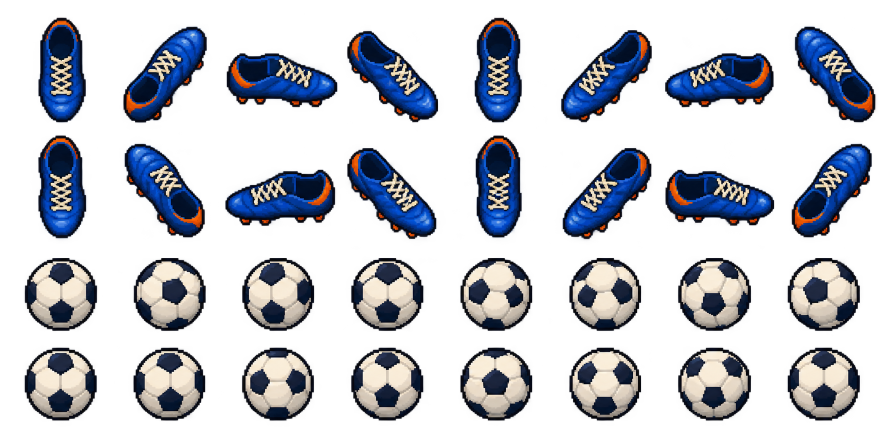
#> input picture docs/art/ball-mastery-v1/source/boots_and_ball_DRAFT.png, 1774 x 887 px, given in place of boy-match.png, which was not available (shown at 1/2 size)
$ python build-sprites.py
#> lines starting #> are read from the running program, lines starting #| are printed output that depends on the picture; after the words box and inside, x2 and y2 are one past the last pixel; in counts of white or black regions, pixels touching at a corner belong together; pictures that were not available may be replaced by others from this repository, and a replacement may not be noted
#> in build, rgba is the input picture: shape (887, 1774, 4); mean R, G, B, A 30.3, 33.6, 42.3, 85.6
#!/usr/bin/env python3
"""Sprites v2: cut the supplied sheets into poses, normalise them onto one foot anchor and pack runtime atlases.

Source sheets in docs/art/sprites-v2/source/ are never modified. Poses are found as separate connected
alpha regions (not an equal grid), grouped into rows by vertical position and named from the sheet layout
below. Output: src/assets/art/sprites-v2/<set>.webp + <set>.json (Phaser JSON-hash atlas with anchors).
Run: python3 scripts/art/build-sprites.py   (needs Pillow, numpy, scipy)
"""
import hashlib, json, pathlib, sys
import numpy as np
from PIL import Image
from scipy import ndimage

ROOT = pathlib.Path(__file__).resolve().parents[2]
SRC = ROOT / 'docs/art/sprites-v2/source'
OUT = ROOT / 'src/assets/art/sprites-v2'
CELL_W, CELL_H, ANCHOR_X, ANCHOR_Y, BODY_H = 160, 128, 80, 120, 100

# Row-by-row pose names for each sheet layout (left to right). None = present in the sheet but not used.
PROTAGONIST = [
    ['idle-n', 'idle-ne', 'idle-e', 'idle-se', 'idle-s', 'idle-sw', 'idle-w', 'idle-nw'],
    [f'run-{i}' for i in range(8)],
    [f'kick-{i}' for i in range(8)],
    ['jockey-0', 'jockey-1', 'dribble-0', 'dribble-1', 'slide-0', 'slide-1', 'block-0', 'block-1'],
    [f'juggle-{i}' for i in range(8)],
]
GOALKEEPER = [
    ['ready-s', 'ready-n', 'ready-0', 'ready-1', 'shuffle-0', 'shuffle-1'],
    [f'dive-l-{i}' for i in range(6)],
    [f'dive-r-{i}' for i in range(6)],
    ['catch-ready', 'catch-chest-ball', 'catch-high', 'catch-high-ball', 'catch-low', 'catch-low-ball'],
    ['throw-0', 'throw-1', 'throw-2', 'throw-3', 'kick-0', 'kick-1'],
]
CLUB = [
    [f'run-{i}' for i in range(6)],
    [f'kick-{i}' for i in range(6)],
    ['idle-s', 'idle-n', 'idle-e', 'idle-e2', 'slide-0', 'block-0'],
    ['gk-ready', 'gk-dive-l', 'gk-dive-r', 'gk-catch-ball', 'alt-a', 'alt-b'],
]
CLUB_TRAINING = [
    [f'run-{i}' for i in range(6)],
    [f'juggle-{i}' for i in range(6)],
    ['ready-0', 'kick-0', 'kick-1', 'run-alt', 'slide-0', 'block-0'],
    [f'mate-{i}' for i in range(6)],
]
COACH = [['idle', 'back', 'walk'], ['point', 'explain', 'clipboard'], ['shout', 'clap', 'hips']]
# Facing-right poses that also get a pre-mirrored "-w" copy for westward play.
MIRROR_PREFIX = ('run-', 'kick-', 'dribble-', 'slide-', 'jockey-', 'block-', 'idle-e', 'throw-', 'shuffle-', 'ready-0', 'ready-1', 'walk', 'point')
# Sheet -> (layout, pose whose height defines the standing body, set id)
SHEETS = {
    'boy-match': PROTAGONIST, 'girl-match': PROTAGONIST, 'boy-training': PROTAGONIST, 'girl-training': PROTAGONIST,
    'boy-goalkeeper': GOALKEEPER, 'girl-goalkeeper': GOALKEEPER,
    'club-batavia-match': CLUB, 'club-batavia-training': CLUB_TRAINING, 'club-royal_salt': CLUB, 'club-valley_rising': CLUB,
    'club-desert_tuzon': CLUB, 'club-sol_vista': CLUB, 'club-next_horizon': CLUB, 'coach-code': COACH,
}
STAND = {id(PROTAGONIST): 'idle-s', id(GOALKEEPER): 'ready-s', id(CLUB): 'idle-s', id(CLUB_TRAINING): 'mate-0', id(COACH): 'idle'}


def regions(alpha):
    solid = alpha > 24
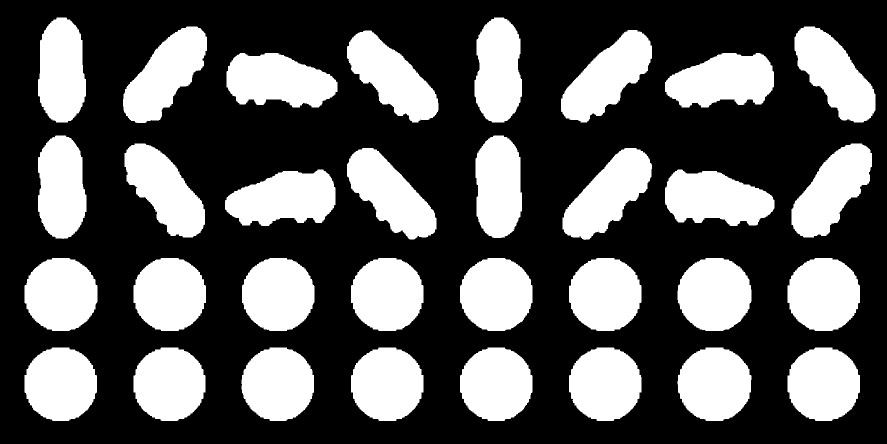
#> solid: shape (887, 1774) bool (shown at 1/2 size); 34.8% white; 36 white regions (4 under 20 px), largest, box (x1, y1, x2, y2) and area: (450, 339, 671, 452) 18157, (453, 106, 675, 215) 17934, (1330, 339, 1549, 452) 17916
    lab, _ = ndimage.label(ndimage.binary_dilation(solid, iterations=3))
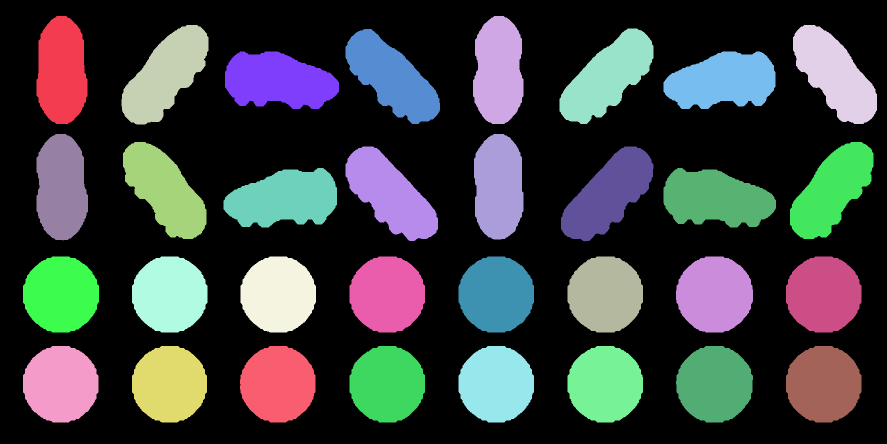
#> lab: shape (887, 1774) int32 (shown at 1/2 size); 33 distinct labels, from 0 to 32; one colour per label, 0 black
    out = []
    for i, sl in enumerate(ndimage.find_objects(lab)):
        mask = (lab[sl] == i + 1) & solid[sl]
        if mask.sum() >= 150:
            out.append((sl, mask))
#> this loop made 32 passes
#> pass 1, in regions, `mask = (lab[sl] == i + 1) & solid[sl]`:
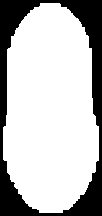
#> mask: shape (216, 102) bool; 73.7% white; 1 black region, box (x1, y1, x2, y2) and area: (0, 0, 102, 216) 5786
#> pass 3, in regions, `mask = (lab[sl] == i + 1) & solid[sl]`:
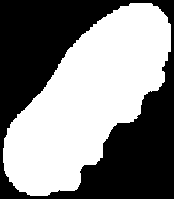
#> mask: shape (199, 174) bool; 51.4% white; 1 black region, box (x1, y1, x2, y2) and area: (0, 0, 174, 199) 16826
#> after the loop, out = 32 items
    # A pose touching the one below it (e.g. a low slide above a juggle) merges vertically: cut it at its thinnest row.
    med = float(np.median([r[0][0].stop - r[0][0].start for r in out]))
#> med = 153
    done = []
    while out:
        sl, mask = out.pop()
        h = mask.shape[0]
        if h <= 1.3 * med:
            done.append((sl, mask))
            continue
        rows = mask.sum(axis=1)
        cut = h // 4 + int(np.argmin(rows[h // 4: h - h // 4]))
        for a, b in ((0, cut), (cut, h)):
            m = mask[a:b]
            xs = np.nonzero(m.any(axis=0))[0]
            out.append(((slice(sl[0].start + a, sl[0].start + b), slice(sl[1].start + xs[0], sl[1].start + xs[-1] + 1)), m[:, xs[0]:xs[-1] + 1]))
#> this loop made 42 passes
#> h on passes 1 to 12: 153, 153, 153, 153, 153, 153, 153, 153, 152, 152, 152, 152
#> (h, cut) on passes 23, 26, 34, 37, 40: (211, 102), (213, 89), (199, 143), (216, 93), (216, 54)
#> pass 1, in regions, `sl, mask = out.pop()`:
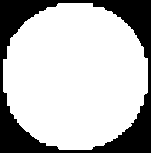
#> mask: shape (153, 151) bool; 73.5% white; 1 black region, box (x1, y1, x2, y2) and area: (0, 0, 151, 153) 6118
#> pass 2, in regions, `sl, mask = out.pop()`:
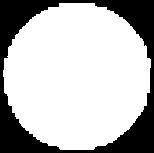
#> mask: shape (153, 154) bool; 72.7% white; 1 black region, box (x1, y1, x2, y2) and area: (0, 0, 154, 153) 6425
#> pass 3, in regions, `sl, mask = out.pop()`:
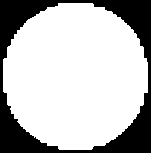
#> mask: shape (153, 151) bool; 73.2% white; 1 black region, box (x1, y1, x2, y2) and area: (0, 0, 151, 153) 6193
#> after the loop, done = 37 items; out = []
    return done


def rows_of(regs, n_rows):
#> called with n_rows = 5
    regs = sorted(regs, key=lambda r: (r[0][0].start + r[0][0].stop) / 2)
#> regs = 37 items
    centres = [(r[0][0].start + r[0][0].stop) / 2 for r in regs]
#> centres = 37 values from 59 to 768.5
    # Split at the n_rows-1 largest gaps between consecutive vertical centres.
    gaps = sorted(range(1, len(regs)), key=lambda i: centres[i] - centres[i - 1], reverse=True)[: n_rows - 1]
#> gaps = [29, 21, 11, 13]
    rows, start = [], 0
    for cut in sorted(gaps) + [len(regs)]:
        rows.append(sorted(regs[start:cut], key=lambda r: r[0][1].start))
        start = cut
#> this loop made 5 passes
#> (cut, start) on passes 1 to 5: (11, 11), (13, 13), (21, 21), (29, 29), (37, 37)
#> after the loop, rows = 5 items
    return rows


def split_widest(found):
    """Two poses drawn touching each other merge into one region: cut the widest at its thinnest column."""
    i = max(range(len(found)), key=lambda j: found[j][0][1].stop - found[j][0][1].start)
    sl, mask = found[i]
    cols = mask.sum(axis=0)
    w = len(cols)
    lo, hi = w // 4, w - w // 4
    cut = lo + int(np.argmin(cols[lo:hi]))
    parts = []
    for a, b in ((0, cut), (cut, w)):
        m = mask[:, a:b]
        ys = np.nonzero(m.any(axis=1))[0]
        sub = (slice(sl[0].start + ys[0], sl[0].start + ys[-1] + 1), slice(sl[1].start + a, sl[1].start + b))
        parts.append((sub, m[ys[0]:ys[-1] + 1]))
    return found[:i] + parts + found[i + 1:]


def body_box(img, x, y):
    """Opaque body bounds in cell pixels, [x0, y0, x1, y1]; y1 is the feet line."""
    bb = img.getchannel('A').point(lambda v: 255 if v > 24 else 0).getbbox()
    return [x + bb[0], y + bb[1], x + bb[2], y + bb[3]]


def clean(rgba, mask):
    px = rgba.copy()
    a = px[:, :, 3]
    a[~mask] = 0
    a[a <= 24] = 0
    # Light fringe left by the sheet's antialiasing against white: drop faint near-white edge pixels.
    lum = px[:, :, :3].astype(int).sum(axis=2) / 3
    a[(a < 128) & (lum > 215)] = 0
    px[a == 0] = 0
    return px


def build(name, layout):
    path = SRC / f'{name}.png'
    rgba = np.array(Image.open(path).convert('RGBA'))
    rows = rows_of(regions(rgba[:, :, 3]), len(layout))
#> rows = 5 items
    poses = {}
    for r, (names, found) in enumerate(zip(layout, rows)):
        while len(found) < len(names):
            found = split_widest(found)
        if len(found) != len(names):
            sys.exit(f'{name}: row {r} has {len(found)} poses, layout expects {len(names)}')
        for pose, (sl, mask) in zip(names, found):
            if pose:
                poses[pose] = clean(rgba[sl], mask)
#> this loop made 1 pass
#> r on pass 1: 0
#> after the loop, poses = 0 items
    stand = poses[STAND[id(layout)]]
    k = BODY_H / stand.shape[0]
    frames = {}
    for pose, px in poses.items():
        img = Image.fromarray(px)
        w, h = max(1, round(img.width * k)), max(1, round(img.height * k))
        img = img.resize((w, h), Image.LANCZOS)
        arr = np.array(img)
        arr[arr[:, :, 3] < 24] = 0
        img = Image.fromarray(arr)
        a = arr[:, :, 3] > 0
        ys, xs = np.nonzero(a)
        # Foot anchor: horizontal alpha centroid, bottom-most opaque row.
        cx = int(round(xs.mean())) if len(xs) else w // 2
        bottom = int(ys.max()) + 1 if len(ys) else h
        frames[pose] = (img, cx, bottom)
        if pose.startswith(MIRROR_PREFIX):
            frames[f'{pose}-w'] = (img.transpose(Image.FLIP_LEFT_RIGHT), w - cx, bottom)
    cols = 8
    names = list(frames)
    sheet = Image.new('RGBA', (cols * CELL_W, -(-len(names) // cols) * CELL_H), (0, 0, 0, 0))
    meta = {}
    for i, pose in enumerate(names):
        img, cx, bottom = frames[pose]
        ox, oy = (i % cols) * CELL_W, (i // cols) * CELL_H
        x, y = ANCHOR_X - cx, ANCHOR_Y - bottom
        if x < 0 or y < 0 or x + img.width > CELL_W or y + img.height > CELL_H:
            sys.exit(f'{name}:{pose} does not fit the {CELL_W}x{CELL_H} cell ({img.width}x{img.height}, anchor {cx},{bottom})')
        sheet.alpha_composite(img, (ox + x, oy + y))
        meta[pose] = {'frame': {'x': ox, 'y': oy, 'w': CELL_W, 'h': CELL_H}, 'rotated': False, 'trimmed': False,
                      'spriteSourceSize': {'x': 0, 'y': 0, 'w': CELL_W, 'h': CELL_H}, 'sourceSize': {'w': CELL_W, 'h': CELL_H},
                      'bodyBox': body_box(img, x, y)}
    OUT.mkdir(parents=True, exist_ok=True)
    sheet.save(OUT / f'{name}.webp', 'WEBP', quality=90, alpha_quality=100, method=6)
    atlas = {'frames': meta, 'meta': {'image': f'{name}.webp', 'size': {'w': sheet.width, 'h': sheet.height}, 'scale': '1',
             'cell': {'w': CELL_W, 'h': CELL_H}, 'anchor': {'x': ANCHOR_X, 'y': ANCHOR_Y}, 'bodyHeight': BODY_H,
             'source': f'docs/art/sprites-v2/source/{name}.png', 'sourceSha256': hashlib.sha256(path.read_bytes()).hexdigest()}}
    (OUT / f'{name}.json').write_text(json.dumps(atlas, indent=1, sort_keys=True) + '\n')
    return len(names), sheet.size


if __name__ == '__main__':
    for name, layout in SHEETS.items():
#> (the run stopped early here; a loop or call above may not have finished)
